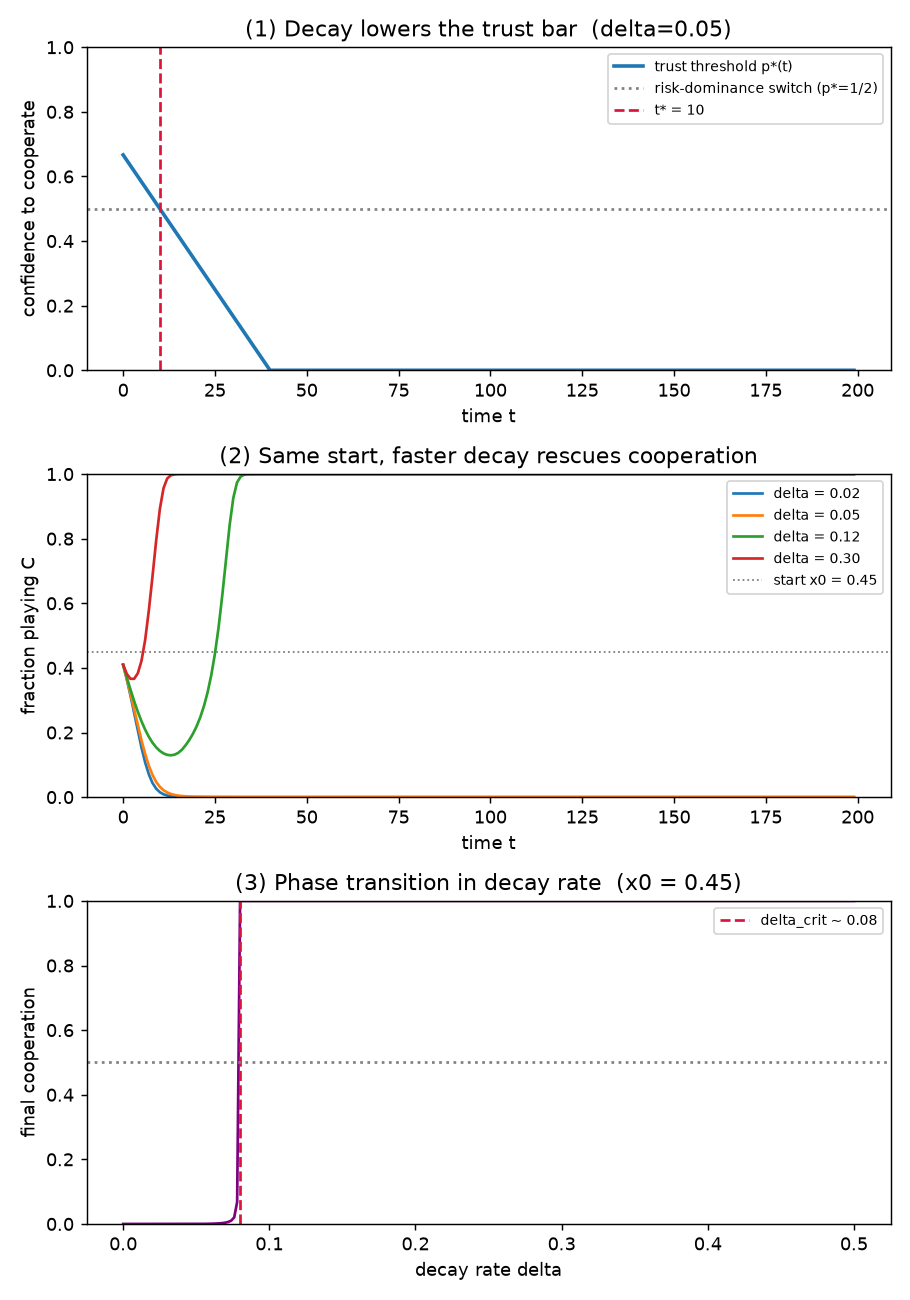

This figure's Python source:
"""
Coordination under a decaying status quo: numerical demonstration of t*.

Stag hunt with payoffs (own action vs opponent action):
    M[C][C] = R,  M[C][S] = L,  M[S][*] = s(t)
with R > s > L. The safe action S is payoff-independent of the opponent.

We show:
  (1) the trust threshold p*(t) = (s(t)-L)/(R-L) falls as s decays,
  (2) (C,C) becomes risk-dominant at t* where s(t*) = (R+L)/2,
  (3) a population stuck at all-S tips to all-C once t > t*, under
      replicator dynamics — confirming decay as an endogenous selection device.

No dependencies beyond numpy / matplotlib.
"""

import numpy as np
import matplotlib
matplotlib.use("Agg")
import matplotlib.pyplot as plt

# ---- parameters ----------------------------------------------------------
R, L = 3.0, 0.0          # cooperate-vs-cooperate, cooperate-vs-safe (sucker)
s0 = 2.0                 # initial safe payoff
T = 200                  # horizon (periods)
x0 = 0.45                # initial cooperative mass, deliberately BELOW p*(0)
h = 0.25                 # replicator step size (erosion speed)

def s_lin(t, delta):     # linear decay, floored at L
    return np.maximum(s0 - delta * t, L)

# ---- analytic landmarks (reference decay rate) ---------------------------
delta_ref = 0.05
p_star = lambda t, d: (s_lin(t, d) - L) / (R - L)
t_star = (2 * s0 - R - L) / (2 * delta_ref)   # first time s(t) < (R+L)/2
print(f"reference delta          = {delta_ref}")
print(f"closed-form t*           = {t_star:.3f}")
print(f"p*(0) (trust needed now) = {p_star(0, delta_ref):.3f}  (x0={x0} starts below it)")
print(f"p*(t*) (should be 0.5)   = {p_star(t_star, delta_ref):.3f}")

# ---- replicator dynamics: the RACE between decay and erosion -------------
# x grows iff x > p*(t). The falling threshold sweeps the basin boundary down.
# A population starting BELOW p*(0) erodes at first; it is rescued only if the
# boundary drops past it before it collapses -- i.e. decay must outrun erosion.
def trajectory(x, delta):
    out = np.empty(T)
    for t in range(T):
        fC = x * R + (1 - x) * L
        x = min(max(x + h * x * (1 - x) * (fC - s_lin(t, delta)), 1e-9), 1 - 1e-9)
        out[t] = x
    return out

# (a) same starting mass, several decay rates -> a phase transition
rates = [0.02, 0.05, 0.12, 0.30]
trajs = {d: trajectory(x0, d) for d in rates}
for d, tr in trajs.items():
    print(f"delta={d:.2f}: final cooperation = {tr[-1]:.3f}  "
          f"-> {'RESCUED' if tr[-1] > 0.5 else 'eroded to S'}")

# (b) locate the critical decay rate for this x0 (smallest delta that rescues)
grid = np.linspace(0.0, 0.5, 251)
finals = np.array([trajectory(x0, d)[-1] for d in grid])
rescued = grid[finals > 0.5]
delta_crit = rescued.min() if rescued.size else float("nan")
print(f"critical decay rate for x0={x0}: delta_crit ~ {delta_crit:.3f}")

# Stochastic-stability note (Kandori-Mailath-Rob 1993; Young 1993): with
# persistent mutation the risk-dominant equilibrium is the unique long-run
# state in a 2x2 game. Since (C,C) turns risk-dominant at t*, a perturbed
# population selects cooperation for t > t* regardless of erosion speed --
# the race condition is specific to the unperturbed (deterministic) model.

# ---- figure --------------------------------------------------------------
tt = np.arange(T)
fig, ax = plt.subplots(3, 1, figsize=(7, 10))

ax[0].plot(tt, [p_star(t, delta_ref) for t in tt], lw=2, label="trust threshold p*(t)")
ax[0].axhline(0.5, ls=":", c="grey", label="risk-dominance switch (p*=1/2)")
ax[0].axvline(t_star, ls="--", c="crimson", label=f"t* = {t_star:.0f}")
ax[0].set_ylabel("confidence to cooperate")
ax[0].set_title(f"(1) Decay lowers the trust bar  (delta={delta_ref})")
ax[0].legend(fontsize=8); ax[0].set_ylim(0, 1); ax[0].set_xlabel("time t")

for d, tr in trajs.items():
    ax[1].plot(tt, tr, label=f"delta = {d:.2f}")
ax[1].axhline(x0, ls=":", c="grey", lw=1, label=f"start x0 = {x0}")
ax[1].set_ylabel("fraction playing C")
ax[1].set_title("(2) Same start, faster decay rescues cooperation")
ax[1].legend(fontsize=8); ax[1].set_ylim(0, 1); ax[1].set_xlabel("time t")

ax[2].plot(grid, finals, c="purple")
ax[2].axvline(delta_crit, ls="--", c="crimson", label=f"delta_crit ~ {delta_crit:.2f}")
ax[2].axhline(0.5, ls=":", c="grey")
ax[2].set_xlabel("decay rate delta"); ax[2].set_ylabel("final cooperation")
ax[2].set_title(f"(3) Phase transition in decay rate  (x0 = {x0})")
ax[2].legend(fontsize=8); ax[2].set_ylim(0, 1)

fig.tight_layout()
out = __file__.rsplit("/", 1)[0] + "/decay_coordination.png"
fig.savefig(out, dpi=130)
print(f"wrote {out}")
